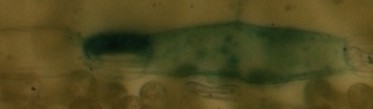
#> input picture Final Summary/FFT/09B_085_01.jpg, 373 x 109 px
$ python fft.py   (Python 2 division)
#> lines starting #> are read from the running program, lines starting #| are printed output that depends on the picture
import Image
import numpy
import sys

im1 = "09B_084_01.jpg"
im2 = "09B_085_01.jpg"
im3 = "2-3.jpg"
im4 = "belichtung1.jpg"
im5 = "belichtung2.jpg"
im6 = 'unterschiedlich1.jpg'
im7 = 'unterschiedlich2.jpg'

img1 = Image.open(im2)
#> img1 is the input picture: PIL image 373x109 RGB; mean R, G, B 80.9, 73.5, 31.6
img2 = Image.open(im2)

img1 = img1.resize((50, 200))
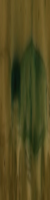
#> img1: PIL image 50x200 RGB; mean R, G, B 80.9, 73.5, 31.6
img2 = img2.resize((50, 200))

s = 0
for band_index, band in enumerate(img1.getbands()):
    m1 = numpy.fft.fft2(numpy.array([p[band_index] for p in img1.getdata()]).reshape(*img1.size))
    m2 = numpy.fft.fft2(numpy.array([p[band_index] for p in img2.getdata()]).reshape(*img2.size))
    print m1
    print m2
    s += numpy.sum(numpy.abs(m1-m2))
#> this loop made 3 passes
#> band on passes 1 to 3: 'R', 'G', 'B'
#> (printed output is left out)
#> after the loop, s = 0
print s
